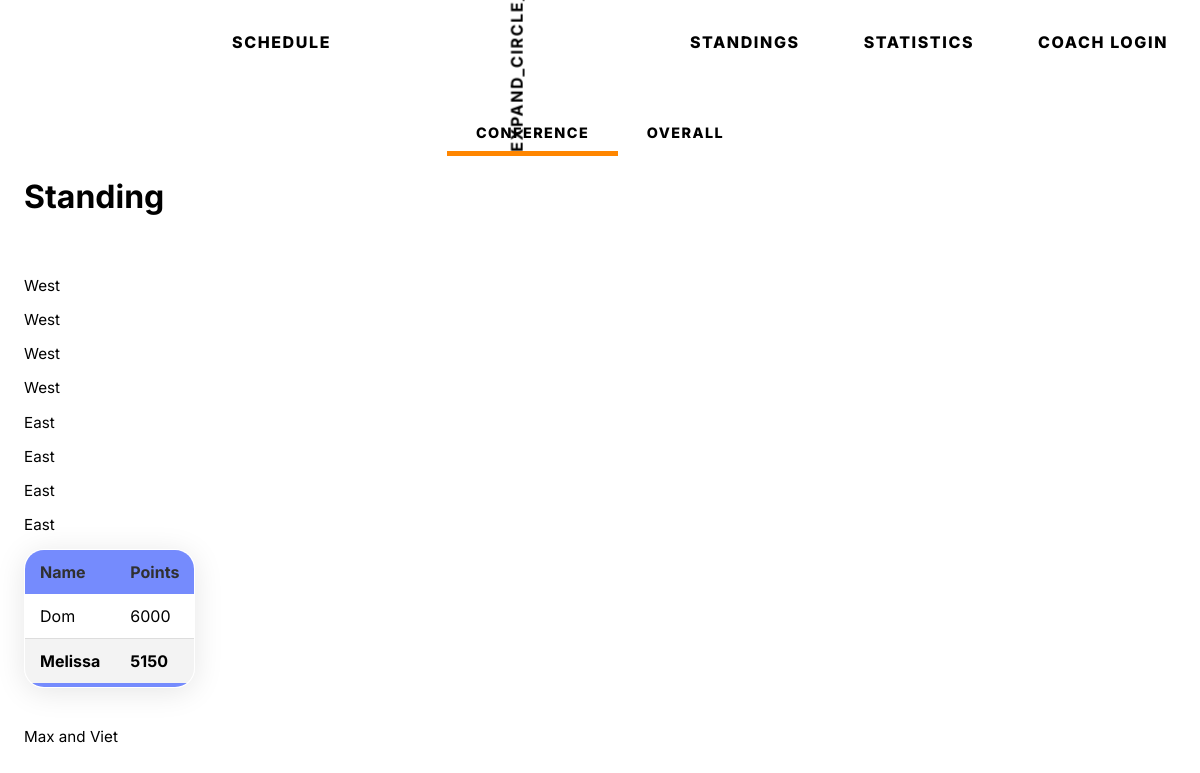
The page /standings/ on the database its author committed.
### tables this page shows
CREATE TABLE teams (
  team_id INTEGER NOT NULL PRIMARY KEY AUTOINCREMENT,
  name varchar(30) NOT NULL,
  city varchar(30) NOT NULL,
  nickname varchar(30) NOT NULL,
  coach_id INTEGER NOT NULL,
  abb varchar(3) NOT NULL,
  short_name varchar(30) NOT NULL,
  division varchar(100) DEFAULT NULL,
  cp INTEGER NOT NULL DEFAULT '0',
  cp_used INTEGER NOT NULL DEFAULT '0',
  recruiting_poINTEGERs INTEGER NOT NULL DEFAULT '0',
  active char(1) NOT NULL DEFAULT 'Y',
  overall INTEGER NOT NULL DEFAULT '0',
  aggression INTEGER NOT NULL DEFAULT '0',
  logo text NOT NULL Default '0'
);

### main.py (the view)
@app.route('/standings/')
def standings():
  conn = get_db_connection()
  stand = conn.execute("SELECT * FROM teams").fetchall()
  conn.close()
  return render_template('standings.html', title="Standing", stand=stand)

### main.py (called while the page is built)
def get_db_connection():
  conn = sqlite3.connect('database.db')
  conn.row_factory = sqlite3.Row
  return conn

### templates/standings.html (shortened to what this page needs)
{% extends 'template.html' %}
{% block content %}
    </header>
    <main class="adjust paddingtop">
      <div class="tool-bar adjust-browse">
          <a href="/standings/conference/" class="tool-item hover active-item">conference</a>
          <a href="/standings/overall/" class="tool-item hover">overall</a>
      </div>
        <h1>{{ title }}</h1>
        <section>
          {% for stan in stand %}
          <p>{{ stan['division'] }}</p>
          {% endfor %}
          <table class="styled-table glass">
            <thead>
                <tr>
                    <th>Name</th>
                    <th>Points</th>
                </tr>
            </thead>
            <tbody>
                <tr>
                    <td>Dom</td>
                    <td>6000</td>
                </tr>
                <tr class="active-row">
                    <td>Melissa</td>
                    <td>5150</td>
                </tr>
            </tbody>
        </table>
      </section>
    </main>
{% endblock %}

### static/style.css (style rules this page uses)
:root { --font-family: 'Inter', sans-serif; --font-display: 'Bebas Neue', sans-serif; --hero-blue: #386fa4; --secondary-blue: #758bfd; --accent-yellow: #ff8600; --border-radius: 20px; --border-radius-small: 10px; }
* { font-family: var(--font-family); -webkit-box-sizing: border-box; -moz-box-sizing: border-box; box-sizing: border-box; }
body { margin: 0; padding: 0; }
body { position: relative; }
body p { font-size: 0.95em; }
.adjust { margin-left: auto; margin-right: auto; padding-left: 2%; padding-right: 2%; }
section { padding-top: 2%; padding-bottom: 2%; position: relative; }
.glass { background: rgba(255, 255, 255, 0.60); box-shadow: 0 4px 30px rgba(0, 0, 0, 0.1); backdrop-filter: blur(12.4px); -webkit-backdrop-filter: blur(10.4px); border: 1px solid rgba(255, 255, 255, 0.4); }
.paddingtop { padding-top: 110px; }
.adjust-browse { padding-left: 5%; padding-right: 5%; }
.tool-bar { display: grid; grid-template-columns: repeat(5, auto); justify-content: flex-start; align-items: center; }
.tool-item { position: relative; display: grid; height: 100%; text-decoration: none !important; padding: 1em 2em; transition: background-color 0.5s; font-weight: 800; font-size: 0.9em; letter-spacing: 0.1em; color: black; text-transform: uppercase; }
.active-item::after { content: ""; position: absolute; bottom: 0; left: 0; height: 5px; width: 100%; background-color: var(--accent-yellow) !important; }
.styled-table { border-collapse: collapse; border-radius: var(--border-radius); overflow: hidden; }
.styled-table thead tr { background-color: var(--secondary-blue); color: #303030; text-align: left; }
.styled-table th, .styled-table td { padding: 12px 15px; }
.styled-table tbody tr { border-bottom: 1px solid #dddddd; }
.styled-table tbody tr td:first-child { display: flex; flex-direction: row; align-items: center; }
.styled-table tbody tr:nth-of-type(even) { background-color: #f3f3f3; }
.styled-table tbody tr:last-of-type { border-bottom: 5px solid var(--secondary-blue); }
.styled-table tbody tr.active-row { font-weight: bold; color: #000000; }

### static/responsiveNavBar.css (style rules this page uses)
:root { --font-family: 'Inter', sans-serif; --hero-blue: #386fa4; --secondary-blue: #758bfd; --accent-yellow: #ff8600; }

### templates/standings.html (style rules this page uses)
.tool-bar { justify-content: center; }

### rows shown on the page
teams: division "West"
teams: division "West"
teams: division "West"
teams: division "West"
teams: division "East"
teams: division "East"
teams: division "East"
teams: division "East"

### other values the page prints
{{ title }} "Standing"
